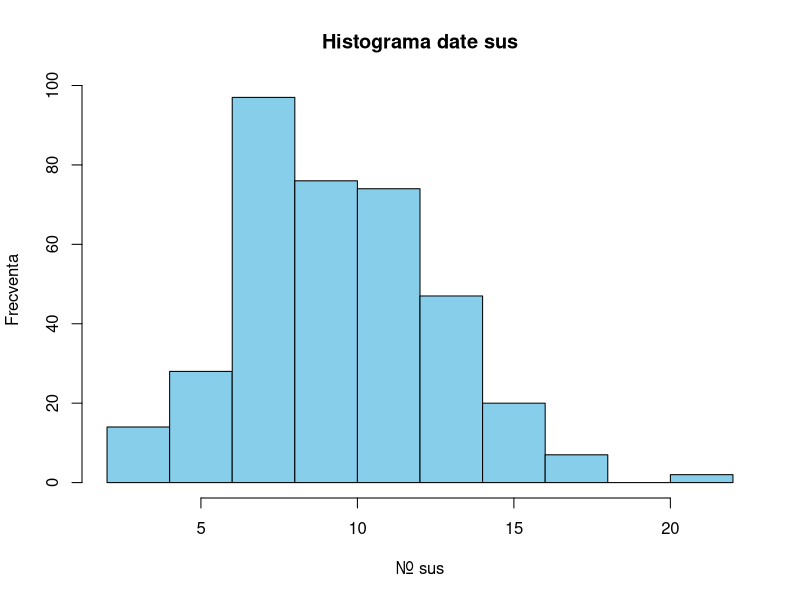
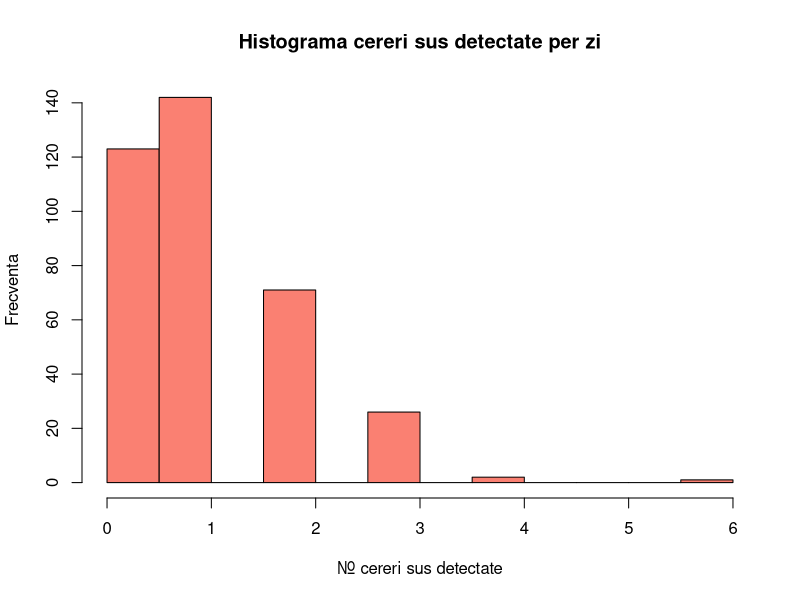
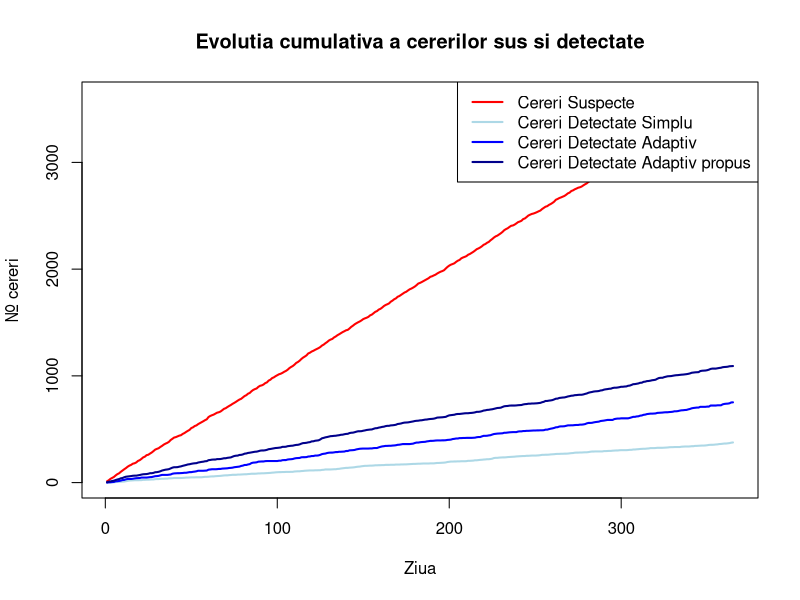
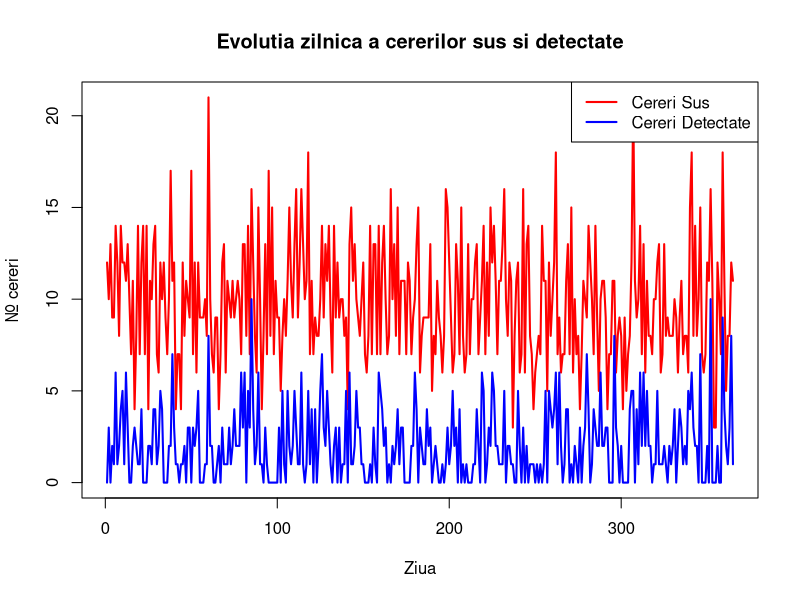
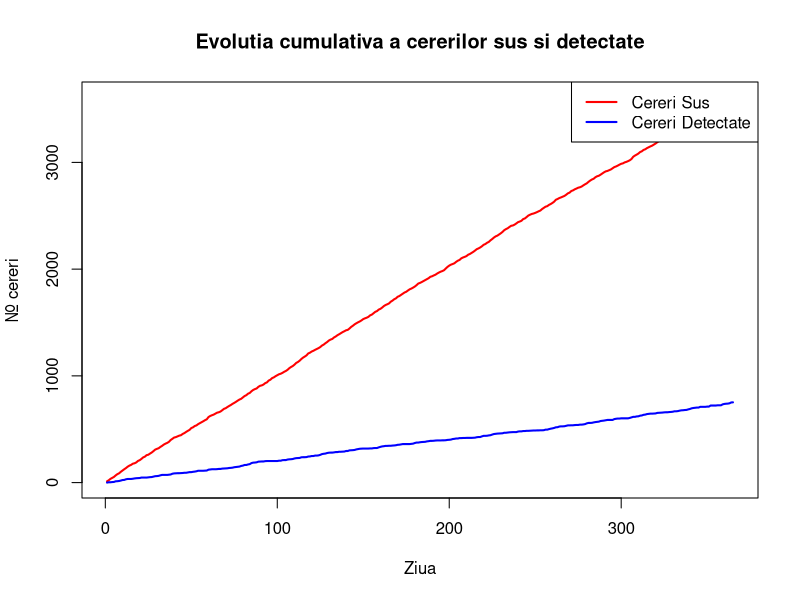
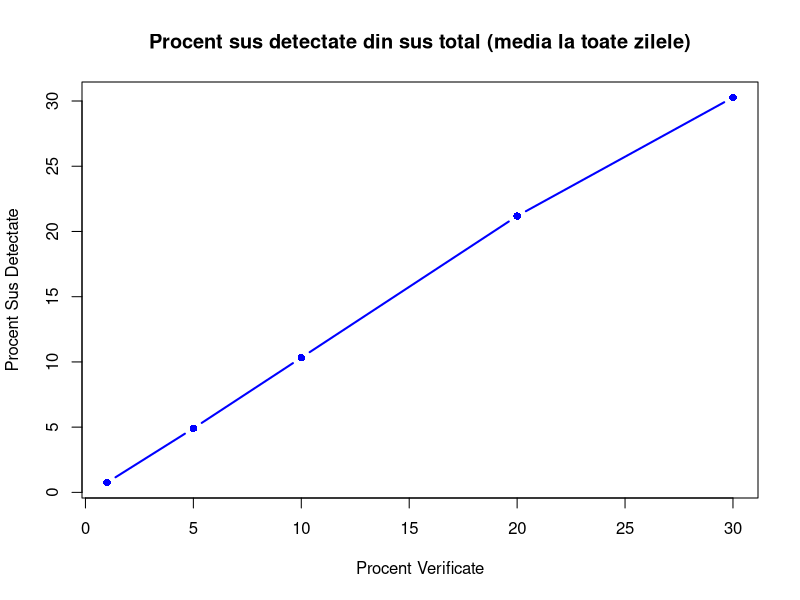
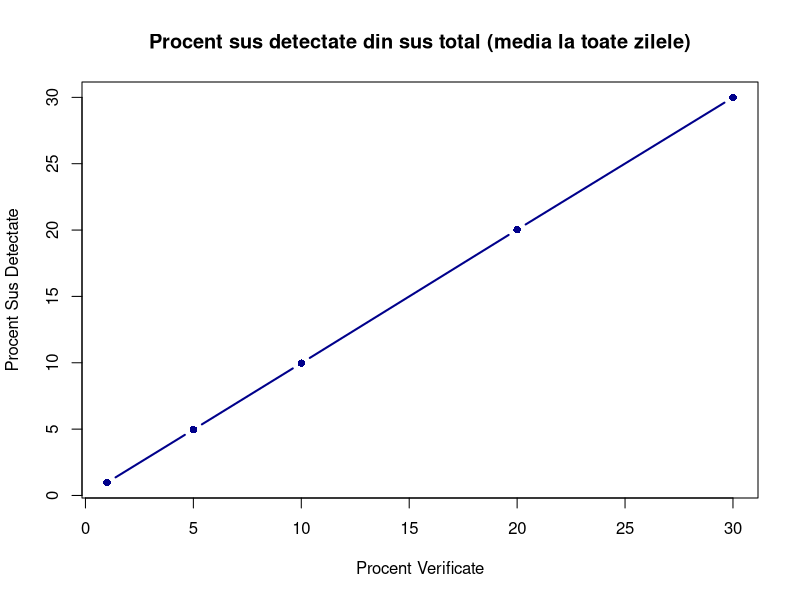
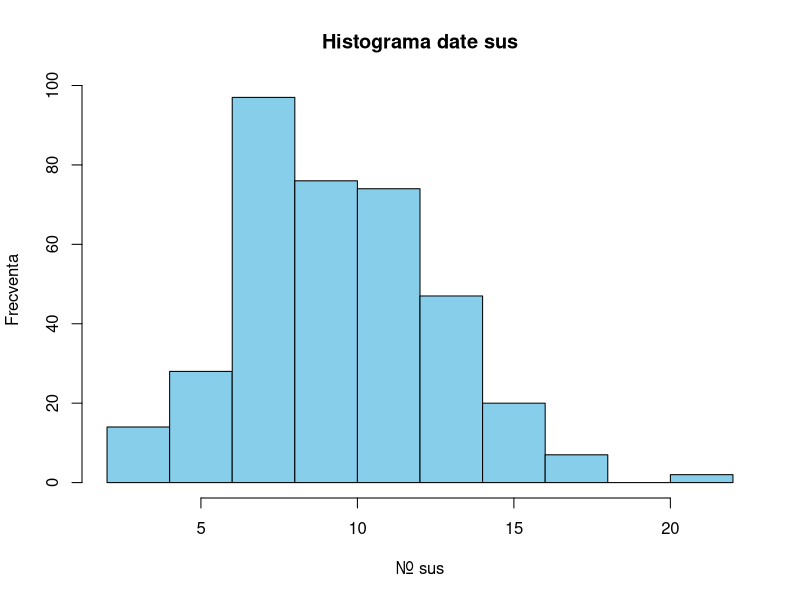

The R source for these figures, in order:
## ---- chunk 1
#| include: false

# Fie probabilitatea ca un acces sa fie dubios sa fie p = 0.01
# Putem considera ca un nr total de accesuri per zi urmaresc
# repartitia Poisson, deoarece modelul nostru matematic se bazeaza
# pe evenimente ce se intampla intr-un interval fix(acces la resursa)

# Sa consideram lambda = 1000, un avg. de accesuri per zi.
# Fiecare zi are un total n de accesuri
# Accese per zi ~ Poisson(365, lambda)




#set.seed(87)

lambda  <- 1000 # PARAMETRIZABIL
p       <- 0.01 # PARAMETRIZABIL
#p      <- 0.05
#p      <- 0.2
nr_zile <- 365

total_cereri <- rpois(nr_zile, lambda)

# Sa zicem ca nr de accese sus sunt ~ Binom

cereri_sus <- rbinom(
  n = nr_zile,
  size = total_cereri,
  prob = p
)

date <- data.frame(
  zi = 1:nr_zile,
  total = total_cereri,
  normale = total_cereri - cereri_sus,
  sus = cereri_sus
)


# STRATEGII VERIFICARE

# VERIFICARE SIMPLA

# cereri per zi, 10%
# ziua 1 100 (5 sus) -> 10
# ziua 2 123 -> 23

# Pt a verifica extragem 10% din acel total per zi
# sample?
proc_verificare <- 10 / 100 #PARAMETRIZABIL
date$verificate_s <- floor(date$total * proc_verificare)
#sample(date$total, size = as.integer(date$total * proc_verificare), 
#       replace = FALSE,
#       p = date$sus / date$total # nr caz fav / total
#\      )

# VERIFICARE ADAPTIVA

# dupa lambda, daca per zi sunt mai multe cereri decat baseline-ul
# average de lambda = 1000, adaptam procentul dinamic

# Consideram ca pe langa un baseline de 20% de cereri verificate
# mai adaugam procente dupa cat de mult depaseste sau scade sub valoarea medie
# deja stiuta, adica lambda = 1000.
# proc_adapt <- 20 / 100 + (date$total - lambda)/lambda
# date$verificate <- floor(date$total * proc_adapt)
proc_adapt <- 20 / 100 + abs(date$total - lambda) * 80/100
date$verificate_a <- floor(date$total * proc_adapt / 100)


#alta idee, varianta in numarator
proc_adapt2 <- (20 +  abs(date$total - lambda) * 0.4) / 100
date$verificate_a2 <- floor(date$total * proc_adapt2)
# TO:DO e ft shit strategia, tb sa o facem cumva sa fie mai agresiva pe spike-uri.


# ===========RULAT INDIFERENT DE TIPUL DE VERIFICARE=============


# hypergeom
# Repartitia hypergeometrica are
#ca parametrii N total, N1 de normale,
#N2 cele sus, K cate verificam actually

date$detectate_s <- rhyper(
  nn <- nr_zile,
  m = date$sus, # N2
  n = date$normale, #N1
  k = date$verificate_s # actual nr verificate
)
date$nedetectate_s <- date$sus - date$detectate_s

date$detectate_a <- rhyper(
  nn <- nr_zile,
  m = date$sus, # N2
  n = date$normale, #N1
  k = date$verificate_a # actual nr verificate
)
date$nedetectate_a <- date$sus - date$detectate_a

date$detectate_a2 <- rhyper(
  nn <- nr_zile,
  m = date$sus, # N2
  n = date$normale, #N1
  k = date$verificate_a2 # actual nr verificate
)
date$nedetectate_a2 <- date$sus - date$detectate_a2

# Cerinta 5. Pt. fiecare strategie se calculeaza
# a)        - probabilitate empirica de a detecta cel putin o cerere sus/per zi
# b)        - proportie medie de cereri suspecte detectate
# c)        - proportie medie de cereri suspecte nedetectate
# d)        - nr mediu de verificari efectuate zilnic
# e)        - un indicator de eficienta, definit de NOI
#               EIGRP metric??????????

# a)
vector_logic <- date$detectate_s > 0
prob_empiric <- sum(vector_logic) / length(vector_logic)
# alternativ mean(date$detectate > 0)

# b)
# consideram proportia per total, maybe considerat si pt detectate/suspecte

#mean(date$detectate / date$total)
mean(date$detectate_s / date$sus)
# in proportie detectezi din 10 suspicioase doar una.

# c)
mean(date$nedetectate_s / date$sus)

# d)
mean(date$verificate_s)

# e)
mean(date$detectate_s) / mean(date$verificate_s) * 100
# metrica tris
# Alright sprinters we'll put a pin on that!!!!!!


# Cerinta 6. Vizualizari
# a)        - histograma nr de cereri sus per zi (frecventa cereri sus)
hist(date$sus, 
     col = "skyblue",
     border = "black",
     main = "Histograma date sus",
     xlab = "Nr. sus",
     ylab = "Frecventa",
     breaks = 10
     )

# b)        - histograma nr de cereri sus detectate per zi

hist(date$detectate_s, 
     col = "salmon",
     border = "black",
     main = "Histograma cereri sus detectate per zi",
     xlab = "Nr. cereri sus detectate",
     ylab = "Frecventa",
     breaks = 10
     )

# c)        - Graf comparativ intre strategii de verificare

plot(date$zi, cumsum(date$sus), type = "l", col = "red", lwd = 2,
     main = "Evolutia cumulativa a cererilor sus si detectate",
     xlab = "Ziua",
     ylab = "Nr. cereri",
     ylim = c(0, max(cumsum(date$sus)))
)
lines(date$zi, cumsum(date$detectate_s), col = "lightblue", lwd = 2)
lines(date$zi, cumsum(date$detectate_a), col = "blue", lwd = 2)
lines(date$zi, cumsum(date$detectate_a2), col = "darkblue", lwd = 2)
legend("topright", legend = c("Cereri Suspecte", "Cereri Detectate Simplu","Cereri Detectate Adaptiv","Cereri Detectate Adaptiv propus"), col = c("red", "lightblue","blue","darkblue"), lwd = 2)

# d)        - Evolutia zilnica a nr de cereri sus si cereri detectate

#plot zile / nr de cereri
plot(date$zi, date$sus, type = "l", col = "red", lwd = 2,
     main = "Evolutia zilnica a cererilor sus si detectate",
     xlab = "Ziua",
     ylab = "Nr. cereri",
     ylim = c(0, max(date$sus))
     )
lines(date$zi, date$detectate_a, col = "blue", lwd = 2)
legend("topright", legend = c("Cereri Sus", "Cereri Detectate"), col = c("red", "blue"), lwd = 2)

#plot evolutie cereri
plot(date$zi, cumsum(date$sus), type = "l", col = "red", lwd = 2,
     main = "Evolutia cumulativa a cererilor sus si detectate",
     xlab = "Ziua",
     ylab = "Nr. cereri",
     ylim = c(0, max(cumsum(date$sus)))
     )
lines(date$zi, cumsum(date$detectate_a), col = "blue", lwd = 2)
legend("topright", legend = c("Cereri Sus", "Cereri Detectate"), col = c("red", "blue"), lwd = 2)

# Cerinta 7. Simulare!

val_sim <- vector("list", nr_zile)

for(i in 1:nr_zile) {
  val_sim[[i]] <- numeric(date$normale[i])
  vector_curent <- val_sim[[i]]
  indici_aleatori <- sample(1:date$normale[i], date$sus[i])
  vector_curent[indici_aleatori] <- 1
  val_sim[[i]] <- vector_curent
}

Calculare_Procent <- function(procent) {
  procent <- procent/100
  prob <- vector("numeric", nr_zile)
  for(i in 1:nr_zile){
    max_range <- date$normale[i]
    num_indexes <- round(date$normale[i]*procent, 1)
    distinct_indexes <- sample(1:max_range, num_indexes)
    prob[i] <- sum(val_sim[[i]][distinct_indexes])/date$sus[i]*100
  }
  return(mean(prob))
}

Repetare_Detect_Sus <- function(numar){
  Medie_y <- c(0,0,0,0,0)
  for(i in 1:numar){
    Medie_y <- Medie_y + c(Calculare_Procent(1), Calculare_Procent(5), Calculare_Procent(10), Calculare_Procent(20), Calculare_Procent(30))
  }
  Medie_y <- Medie_y / numar
  return(Medie_y)
}

x <- c(1,5,10,20,30)
y <- c(Calculare_Procent(1), Calculare_Procent(5), Calculare_Procent(10), Calculare_Procent(20), Calculare_Procent(30))

plot(x, y, type = "b", col = "blue", pch = 16, lwd = 2,
  main = "Procent sus detectate din sus total (media la toate zilele)",
  xlab = "Procent Verificate", 
  ylab = "Procent Sus Detectate"
)

y_1000 <- Repetare_Detect_Sus(100)
plot(x, y_1000, type = "b", col = "darkblue", pch = 16, lwd = 2,
     main = "Procent sus detectate din sus total (media la toate zilele)",
     xlab = "Procent Verificate", 
     ylab = "Procent Sus Detectate"
)
## ---- chunk 2

lambda  <- 1000
nr_zile <- 365

total <- rpois(nr_zile, lambda)
head(total)
## ---- chunk 3
proc_verificare <- 10 / 100 #PARAMETRIZABIL
date$verificate_s <- floor(date$total * proc_verificare)
date$detectate_s <- rhyper(
  nn <- nr_zile,
  m = date$sus, # N2
  n = date$normale, #N1
  k = date$verificate_s # actual nr verificate
)
date$nedetectate_s <- date$sus - date$detectate_s

head(date$detectate_s)
head(date$nedetectate_s)

## ---- chunk 4
proc_adapt <- 20 / 100 + abs(date$total - lambda) * 80/100
date$verificate_a <- floor(date$total * proc_adapt / 100)

date$detectate_a <- rhyper(
  nn <- nr_zile,
  m = date$sus, # N2
  n = date$normale, #N1
  k = date$verificate_a # actual nr verificate
)
date$nedetectate_a <- date$sus - date$detectate_a

head(date$detectate_a)
head(date$nedetectate_a)

## ---- chunk 5
proc_adapt2 <- (20 +  abs(date$total - lambda) * 0.4) / 100
date$verificate_a2 <- floor(date$total * proc_adapt2)

date$detectate_a2 <- rhyper(
  nn <- nr_zile,
  m = date$sus, # N2
  n = date$normale, #N1
  k = date$verificate_a2 # actual nr verificate
)
date$nedetectate_a2 <- date$sus - date$detectate_a2

head(date$detectate_a2)
head(date$nedetectate_a2)

## ---- chunk 6
base_proc <- 10 / 100
max_proc <- 85 / 100
Z_prag <- 0
steepness <- 2

deviatie_std <- sqrt(lambda)
date$Z_score <- (date$total - lambda) / deviatie_std

proc_risk <- base_proc + (max_proc - base_proc)/(1 + exp(-steepness * (date$Z_score - Z_prag)))

date$verificate_a3 <- floor(date$total * proc_risk)

date$verificate_a3 <- pmin(date$verificate_a3, date$total)

date$detectate_a3 <- rhyper(
  nn <- nr_zile,
  m = date$sus,
  n = date$normale,
  k = date$verificate_a3
)
date$nedetectate_a3 <- date$sus - date$detectate_a3
head(date$nedetectate_a3)
## ---- chunk 7

vector_logic <- date$detectate_s > 0
prob_empiric <- sum(vector_logic) / length(vector_logic)
prob_empiric
## ---- chunk 8

mean(date$detectate_s / date$sus)
## ---- chunk 9

mean(date$nedetectate_s / date$sus)
## ---- chunk 10

mean(date$verificate_s)
## ---- chunk 11

mean(date$detectate_s) / mean(date$verificate_s) * 100
## ---- chunk 12
#| echo: true
#| fig-align: center
hist(date$sus, 
     col = "skyblue",
     border = "black",
     main = "Histograma date sus",
     xlab = "Nr. sus",
     ylab = "Frecventa",
     breaks = 10
     )

## ---- chunk 13
#| echo: true
#| fig-align: center
hist(date$detectate_s, 
     col = "salmon",
     border = "black",
     main = "Histograma cereri sus detectate per zi",
     xlab = "Nr. cereri sus detectate",
     ylab = "Frecventa",
     breaks = 10
     )

## ---- chunk 14
#| echo: true
#| fig-align: center
plot(date$zi, cumsum(date$sus), type = "l", col = "red", lwd = 2,
     main = "Grafic comparativ între strategiile de verificare",
     xlab = "Ziua",
     ylab = "Nr. cereri",
     ylim = c(0, max(cumsum(date$sus)))
)
lines(date$zi, cumsum(date$detectate_s), col = "lightblue", lwd = 2)
lines(date$zi, cumsum(date$detectate_a), col = "blue", lwd = 2)
lines(date$zi, cumsum(date$detectate_a2), col = "darkblue", lwd = 2)
lines(date$zi, cumsum(date$detectate_a3), col = "cornflowerblue", lwd = 2)

## ---- chunk 15
#| echo: true
#| fig-align: center
plot(date$zi, date$sus, type = "l", col = "red", lwd = 2,
     main = "Evolutia zilnica a cererilor sus si detectate,ver. simpla",
     xlab = "Ziua",
     ylab = "Nr. cereri",
     ylim = c(0, max(date$sus))
     )
lines(date$zi, date$detectate_s, col = "blue", lwd = 2)

## ---- chunk 16
#| echo: true
#| fig-align: center
plot(date$zi, date$sus, type = "l", col = "red", lwd = 2,
     main = "Evolutia zilnica a cererilor sus si detectate,ver. adaptiva 3",
     xlab = "Ziua",
     ylab = "Nr. cereri",
     ylim = c(0, max(date$sus))
     )
lines(date$zi, date$detectate_a3, col = "blue", lwd = 2)

## ---- chunk 17
#| fig-align: center
val_sim <- vector("list", nr_zile)

for(i in 1:nr_zile) {
  val_sim[[i]] <- numeric(date$normale[i])
  vector_curent <- val_sim[[i]]
  indici_aleatori <- sample(1:date$normale[i], date$sus[i])
  vector_curent[indici_aleatori] <- 1
  val_sim[[i]] <- vector_curent
}

Calculare_Procent <- function(procent) {
  procent <- procent/100
  prob <- vector("numeric", nr_zile)
  for(i in 1:nr_zile){
    max_range <- date$normale[i]
    num_indexes <- round(date$normale[i]*procent, 1)
    distinct_indexes <- sample(1:max_range, num_indexes)
    prob[i] <- sum(val_sim[[i]][distinct_indexes])/date$sus[i]*100
  }
  return(mean(prob))
}

Repetare_Detect_Sus <- function(numar){
  Medie_y <- c(0,0,0,0,0)
  for(i in 1:numar){
    Medie_y <- Medie_y + c(
      Calculare_Procent(1),
      Calculare_Procent(5),
      Calculare_Procent(10),
      Calculare_Procent(20),
      Calculare_Procent(30)
    )
  }
  Medie_y <- Medie_y / numar
  return(Medie_y)
}

x <- c(1,5,10,20,30)
y <- c(
  Calculare_Procent(1),
  Calculare_Procent(5),
  Calculare_Procent(10),
  Calculare_Procent(20),
  Calculare_Procent(30)
)
head(y)

plot(x, y, type = "b", col = "blue", pch = 16, lwd = 2,
  main = "Procent cereri suspecte detectate
  din numarul total de cereri
  la care se aplica media",
  xlab = "Procent Verificate", 
  ylab = "Procent Sus Detectate"
)
y_100 <- Repetare_Detect_Sus(100)
head(y_100)
plot(x, y_100, type = "b", col = "darkblue", pch = 16, lwd = 2,
     main = "Procent sus detectate din sus total (media toate zilele)",
     xlab = "Procent Verificate", 
     ylab = "Procent Sus Detectate"
)

## ---- chunk 18
c_verif <- 1
c_nedetect <- 1000
nr_repet <- 1000
CF_s <- c_verif * date$verificate_s + c_nedetect * date$nedetectate_s
mean(CF_s)

CF_a <- c_verif * date$verificate_a + c_nedetect * date$nedetectate_a
mean(CF_a)

CF_a2 <- c_verif * date$verificate_a2 + c_nedetect * date$nedetectate_a2
mean(CF_a2)

CF_a3 <- c_verif * date$verificate_a3 + c_nedetect * date$nedetectate_a3
mean(CF_a3)
## ---- chunk 19


costuri_s <- numeric(nr_repet)
costuri_a <- numeric(nr_repet)
costuri_a2 <- numeric(nr_repet)
costuri_a3 <- numeric(nr_repet)

for(i in 1:nr_repet){
  set.seed(i)
  date$detectate_s <- rhyper(nn <- nr_zile, m = date$sus,n = date$normale,k = date$verificate_s)
  date$nedetectate_s <- date$sus - date$detectate_s
  costuri_s[i] <- mean(c_verif * date$verificate_s + c_nedetect * date$nedetectate_s)
  
  date$detectate_a <- rhyper(nn <- nr_zile,m = date$sus,n = date$normale,k = date$verificate_a)
  date$nedetectate_a <- date$sus - date$detectate_a
  costuri_a[i] <- mean(c_verif * date$verificate_a + c_nedetect * date$nedetectate_a)
  
  date$detectate_a2 <- rhyper(nn <- nr_zile, m = date$sus,n=date$normale,k=date$verificate_a2)
  date$nedetectate_a2 <- date$sus - date$detectate_a2
  costuri_a2[i] <- mean(c_verif * date$verificate_a2 + c_nedetect * date$nedetectate_a2)
  
  date$detectate_a3 <- rhyper(nn <- nr_zile, m = date$sus,n=date$normale,k=date$verificate_a3)
  date$nedetectate_a3 <- date$sus - date$detectate_a3
  costuri_a3[i] <- mean(c_verif * date$verificate_a3 + c_nedetect * date$nedetectate_a3)
}

head(costuri_s)
head(costuri_a)
head(costuri_a2)
head(costuri_a3)

mean(costuri_s)
mean(costuri_a)
mean(costuri_a2)
mean(costuri_a3)

sd(costuri_s)
sd(costuri_a)
sd(costuri_a2)
sd(costuri_a3)
